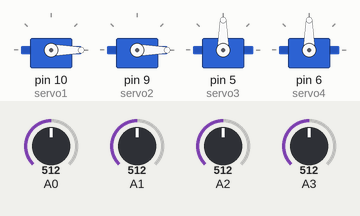
Simulated run of this sketch. Board: Arduino Uno, built with avr-gcc and run on an emulated ATmega328P. On the bench: 4 × servo. Inputs (shaded band) come from the test bench; at power-on: A0 = 512, A1 = 512, A2 = 512, A3 = 512. What the sketch prints to the serial monitor is not drawn.

Above: at 0.1 s.
Timing chart, 0 to 1.6 s (numbered marks = the images above):
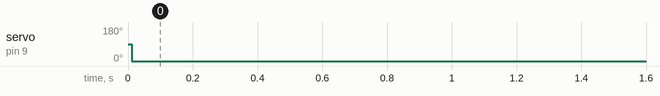

Measured:
- by itself, servo on pin 9 (servo2): 90° → 0° at 0.01 s

The sketch:

servoRobot.ino
```cpp
#include<Servo.h>//them thu vien

int goc1 = 0;
int goc2 = 0;
int goc3 = 0;
int goc4 = 0;
int jsTraix = 0;
int jsTraiy = 0;
int jsPhaix = 0;
int jsPhaiy = 0;

Servo servo1;
Servo servo2;
Servo servo3;
Servo servo4;

void setup() {
  // put your setup code here, to run once:
  servo1.attach(10);
  servo2.attach(9);
  servo3.attach(5);
  servo4.attach(6);
  Serial.begin(9600);
  //servo1.write(90);
  //servo2.write(90);
  //servo3.write(90);
  //servo4.write(90);
}

void loop() {
  // put your main code here, to run repeatedly:
  jsPhaix = analogRead(A0);
  jsPhaiy = analogRead(A1);
  jsTraix = analogRead(A2);
  jsTraiy = analogRead(A3);
  inCacGiaTri();

  HamDieuKhienServo1();
  HamDieuKhienServo2();
  //HamDieuKhienServo3();
  //HamDieuKhienServo4();
}

void inCacGiaTri() {
  Serial.print(jsPhaix);
  Serial.print("\t");
  Serial.println(jsPhaiy);
  Serial.print("\t");
  Serial.print(jsTraix);
  Serial.print("\t");
  Serial.print(jsTraiy);
  Serial.print("\t");
//  Serial.print (servo1.read());
//  Serial.print ("\t");
//  Serial.println (servo2.read());
}
void HamDieuKhienServo1 () {
  if (jsPhaix > 1015 && goc1 < 180) {
    goc1 += 3;
  }
  if (jsPhaix < 5 && goc1 > 0) {
    goc1 -= 3;
  }
  servo1.write(goc1);
  delay(10);
}
void HamDieuKhienServo2() {
  if (jsPhaiy > 1015 && goc2 < 180) {
    goc2 += 3;
  }
  if (jsPhaiy < 5 && goc2 > 0) {
    goc2 -= 3;
  }
  servo2.write(goc1);
  delay(10);
}
void HamDieuKhienServo3() {
  if (jsTraix > 1015 && goc3 < 180) {
    goc3 += 3;
  }
  if (jsTraiy < 5 && goc3 > 0) {
    goc3 -= 3;
  }
  servo3.write(goc3);
  delay(10);
}
void HamDieuKhienServo4() {
  if (jsTraix > 1015 && goc4 < 180) {
    goc4 += 3;
  }
  if (jsTraiy > 1015 && goc4 < 180) {
    goc4 += 3;
  }
  servo4.write(goc4);
  delay(10);
}
```
